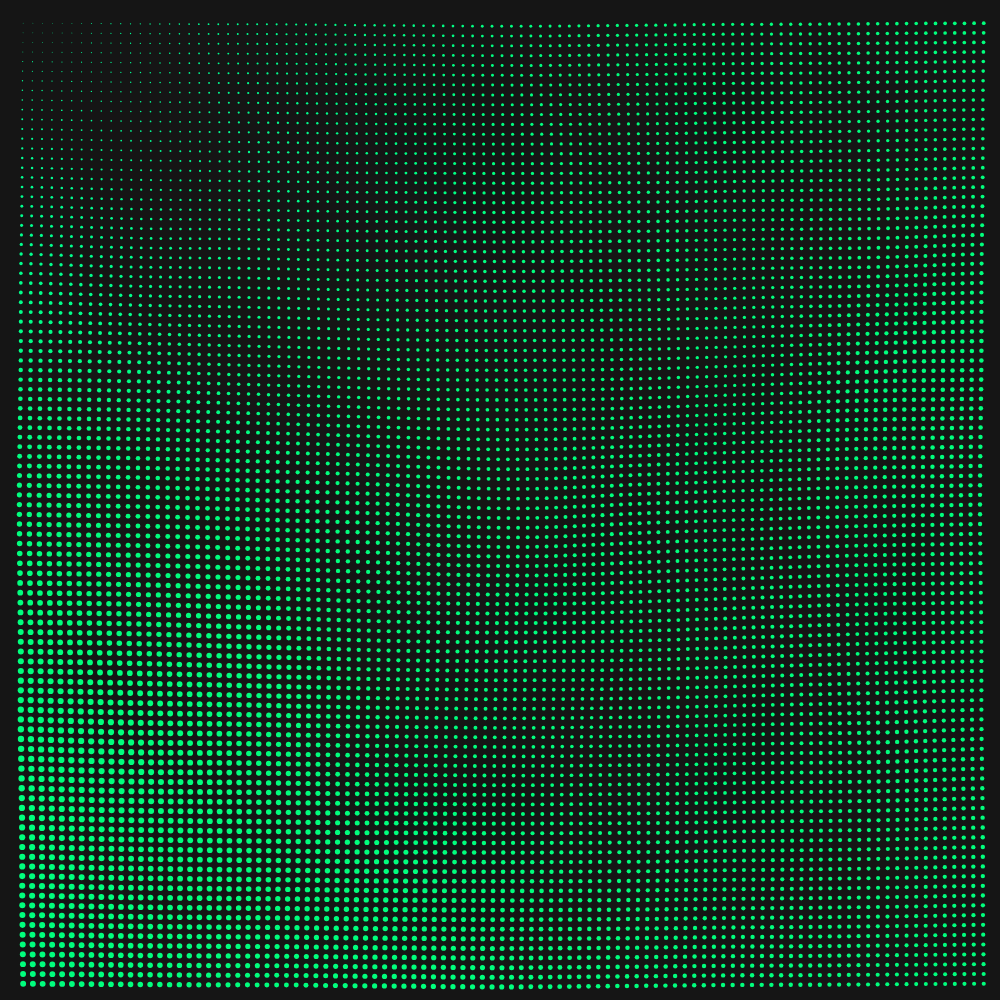
Frame 1 (no input)
Frame 60 (no input): identical to frame 1, image omitted
Frame 120 (the mouse pressed at the canvas centre since frame 60): identical to frame 1, image omitted

The p5.js sketch that drew this single still picture (run headless with seeded random() and noise() and a simulated clock; from frame 60 on, the mouse is pressed at the canvas centre):

// p5.js sketch
// ── sketch.js
let s;
let BG = 30;
const BORDER = 0.01;

//generating a seed that updates avery 30 sec
let seed = Math.floor(Date.now() / 5000);
console.log(seed);

/**
 * In order to make it resizable, everythis is drawn base on the current size of the canvas (s)
 */

/**
 * Array of something
 */
let stuffs = new Array();
let isHSB;
setup = () => {
  s = min(windowWidth, windowHeight);
  createCanvas(s, s);
  angleMode(DEGREES);
  rectMode(RADIUS);
  randomSeed(seed);
  noiseSeed(seed);
  isHSB = random() > 0.5;
  colorMode(HSB, 360, 100, 100, 100);

  //filling the array
  let rBase = (1 - 2 * BORDER) / 101;
  let c1 = color(360 * random(), 100, 100);
  let c2 = color(360 * random(), 100, 100);
  let centerX = random();
  let centerY = random();
  isHSB ? colorMode(HSB, 360, 100, 100, 100) : colorMode(RGB, 360);
  for (let y = BORDER + rBase; y <= 1 - BORDER; y += rBase) {
    for (let x = BORDER + rBase; x <= 1 - BORDER; x += rBase) {
      let r = rBase;
      // let c = lerpColor(c1, c2, stuffs.length / 10000);
      let c = lerpColor(c1, c2, dist(x, y, centerX, centerY) * 2);
      stuffs.push(new Something(x, y, r, c));
    }
  }
  console.log(stuffs.length);
};

draw = () => {
  // clear();
  // blendMode(OVERLAY);
  background(BG);
  stuffs.forEach((something) => something.draw(s));
};

windowResized = () => {
  s = min(windowWidth, windowHeight);
  resizeCanvas(s, s);
};

class Something {
  constructor(x, y, size = 1, c = "white") {
    this.x = x;
    this.y = y;
    this.size = size;
    this.c = c;
  }
  draw(s) {
    noFill();
    push();
    stroke(this.c);
    // let sW = (0.5 * s) / 100;
    let sW = (noise(this.x, this.y) * s) / 100;
    strokeWeight(sW);
    // circle(this.x * s, this.y * s, this.size * s);
    translate(
      s * 0.03 * (0.5 - noise(0.5 - this.y, 0.5 - this.x)),
      s * 0.03 * (0.5 - noise(0.5 - this.y, 0.5 - this.x))
    );
    point(this.x * s, this.y * s);
    pop();
  }
}
